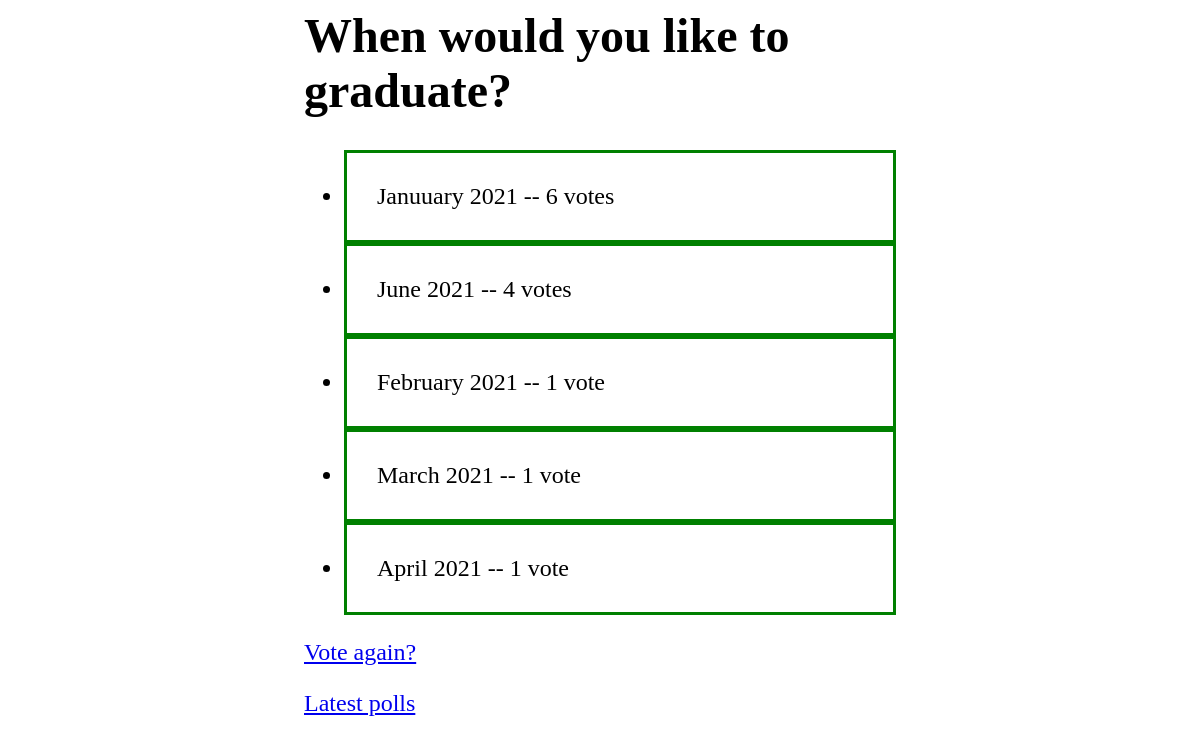
/2/results/, run on an earlier commit of the app's database.
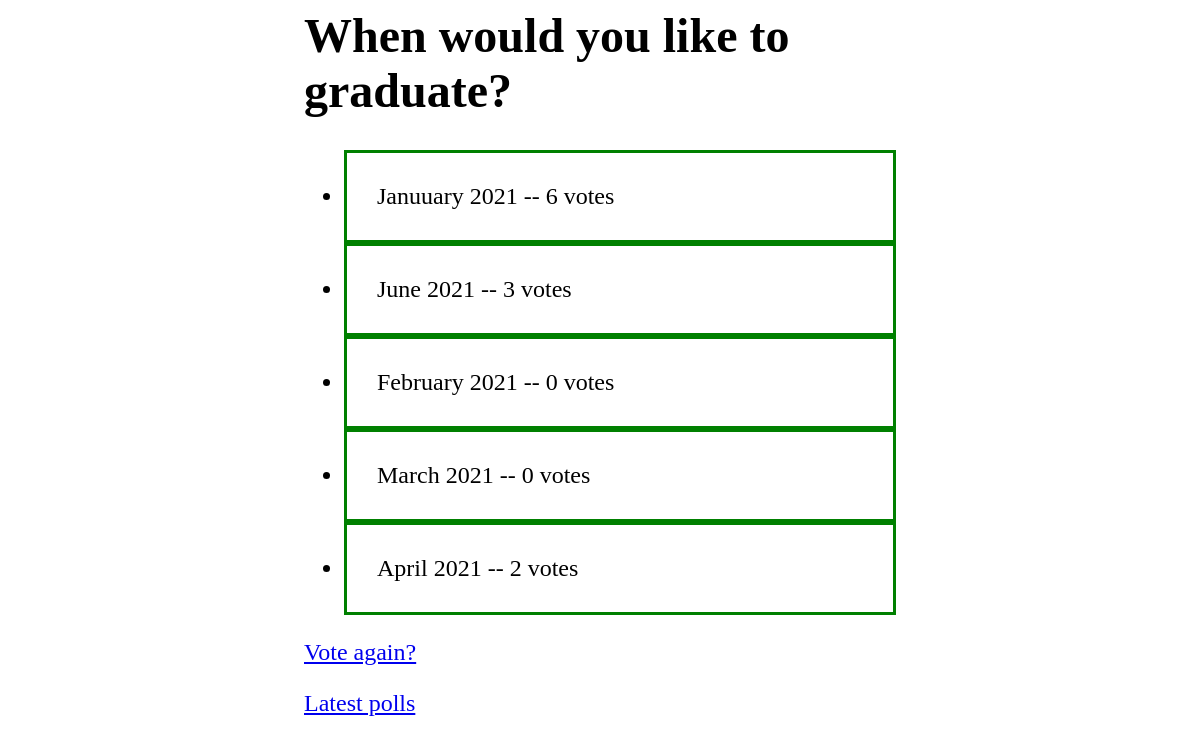
And on a later commit of the database.
### polls/models.py (models this page shows, shortened)
class Choice(models.Model):
    question = models.ForeignKey(Question, on_delete=models.CASCADE)
    choice_text = models.CharField(max_length=200)
    votes = models.IntegerField(default=0)

### polls/views.py (the view)
# urls.py: path('<int:pk>/results/', views.ResultsView.as_view(), name='results'),
class ResultsView(generic.DetailView):
    model = Question
    template_name = 'polls/results.html'
    def get_queryset(self):
        past_questions = Question.objects.filter(
            pub_date__lte=timezone.now()
        )
        question_texts_of_past_questions_with_choices = []
        for question in past_questions:
            if question.choice_set.count() != 0:
                question_texts_of_past_questions_with_choices.append(question.question_text)
        past_questions_with_choices = past_questions.filter(question_text__in=question_texts_of_past_questions_with_choices)
        return past_questions_with_choices

### polls/templates/polls/results.html
{% load static %}
<link rel="stylesheet" type="text/css" href="{% static 'polls/style.css' %}">
<div class='content'>
    <h1>{{ question.question_text }}</h1>
    <ul>
    {% for choice in question.choice_set.all %}
        <li>{{ choice.choice_text }} -- {{ choice.votes }} vote{{ choice.votes|pluralize }}</li>
    {% endfor %}
    </ul>
    <p><a href="{% url 'polls:detail' question.id %}">Vote again?</a></p>
    <p><a href="{% url 'polls:index' %}">Latest polls</a></p>
</div>

What changed in the data, as far as the page shows it:
changed Choice "June 2021": votes "4" → "3"
changed Choice "February 2021": votes "1" → "0"
changed Choice "March 2021": votes "1" → "0"
changed Choice "April 2021": votes "1" → "2"
